Frame 1 (no input): blank canvas, image omitted
Frame 60 (the mouse pressed at the canvas centre just before this capture): blank canvas, image omitted
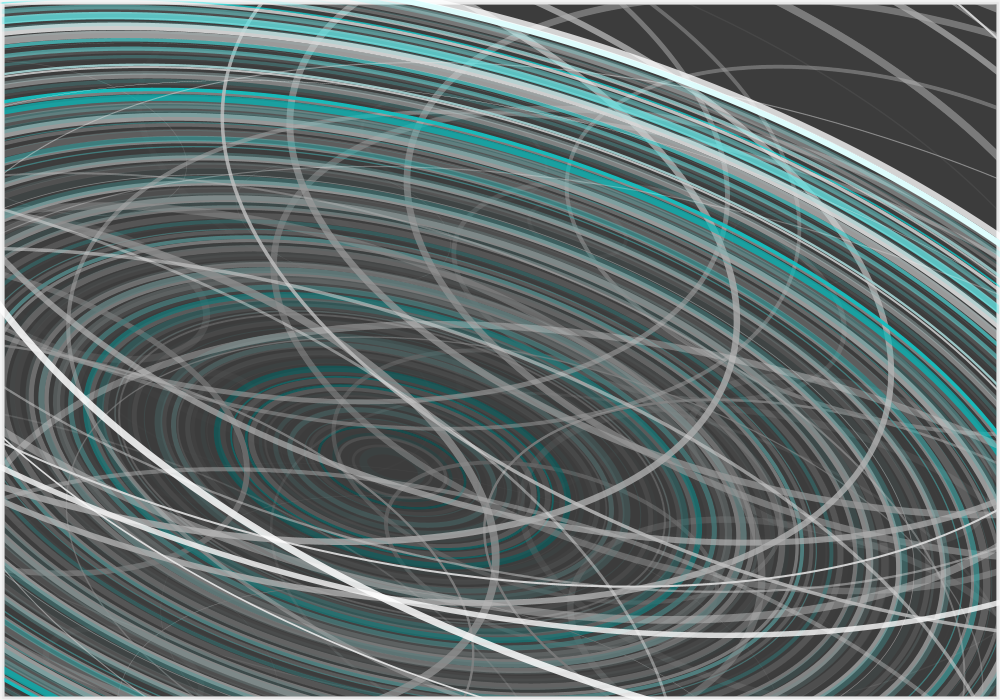
Frame 120 (the mouse held since frame 60 and released just before this capture)

The Processing sketch whose frames 1 and 60 were blank and that drew this single picture after the mouse press (run headless with seeded random() and noise(); from frame 60 on, the mouse is pressed at the canvas centre):

// Processing sketch: processing_68533
// ── processing_68533.pde



int sizeX;
int sizeY;



void setup(){
  
  translate (500,350);
  size(1000,700);
  background(188,188,188);
  ellipseMode(CENTER);
  sizeX = 60;
  sizeY = 30;
  
}

void draw(){
 
  if (mousePressed){ 
  fill(0,0,0,5);
  rect(0,0,width,height); 
  Rain();
  Rain35();
  Rain15();
  }
  

  
}



void Rain(){
    smooth();
    noFill();
    stroke(random(255),255,255,random(255));
    strokeWeight(random(8)); 
      pushMatrix();
      rotate(radians(15));
    ellipse(mouseX,mouseY,sizeX,sizeY);
    sizeX+=10;
    sizeY+=5;  
    popMatrix(); 
}

void Rain35(){
  
    smooth();
    noFill();
    stroke(255,255,255,random(255));
    strokeWeight(random(8)); 
    pushMatrix();
      rotate(radians(15));
      ellipse(random(width),random(height),sizeX,sizeY);
      sizeX+=10;
      sizeY+=5; 
   popMatrix(); 
}

void Rain15(){

    smooth();
    noFill();
    stroke(255,255,255,random(255));
    strokeWeight(random(8)); 
    pushMatrix();
      rotate(radians(15));
      ellipse(mouseX,mouseY,sizeX,sizeY);
      sizeX+=10;
      sizeY+=5; 
    popMatrix(); 
}

void mouseReleased(){
   sizeX = 60;
   sizeY = 30;
}
